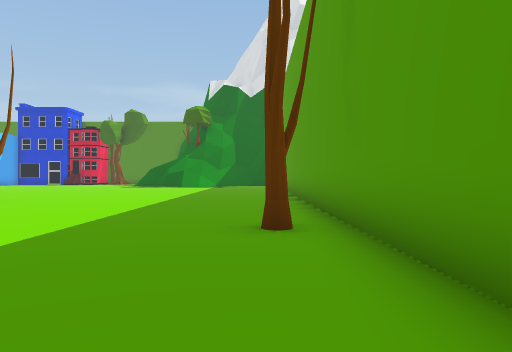
view 1 (above)

24 first-person views from a walk through a 3-D level made in the Unity game engine. The camera is 1.3 m above the floor, looks level and sees 70° across. The floor is counted in squares, 2 m on a side. Each view is taken from the middle of a square. On the plan, view 1 faces up. The plan holds only what a view shows up to about 11 squares ahead; the rest is blank. The place goes on beyond the plan. The player is left out. Some surface patterns are stand-ins.

view 2
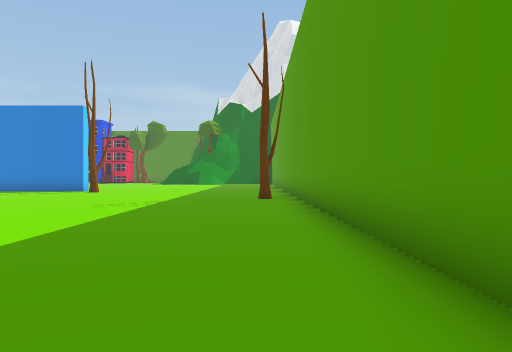

view 3
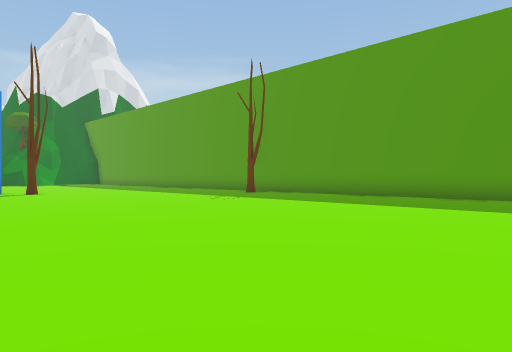

view 4
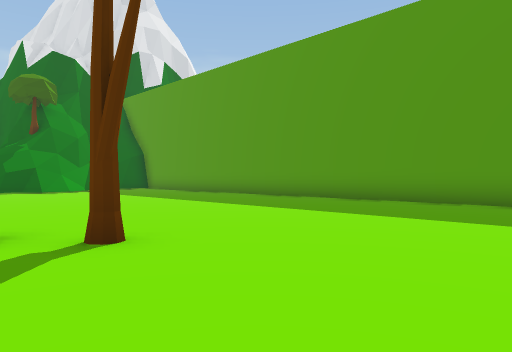

view 5
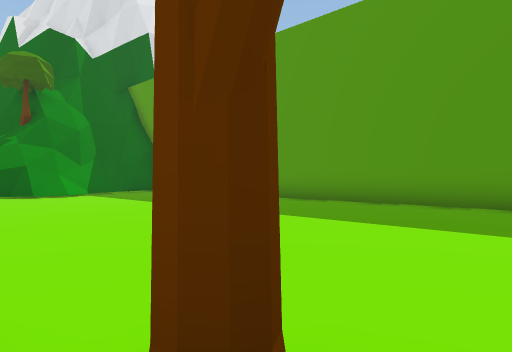

view 6
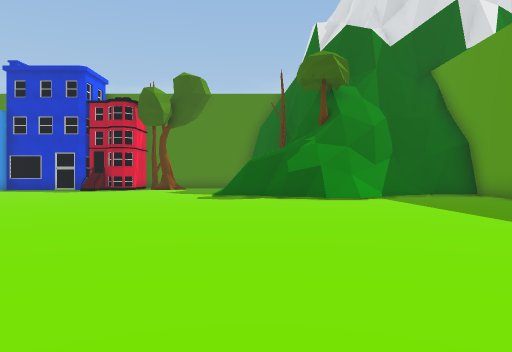

view 7
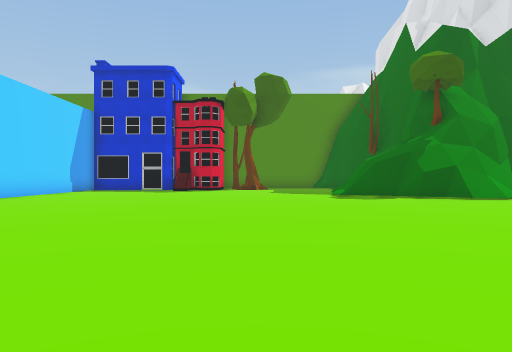

view 8
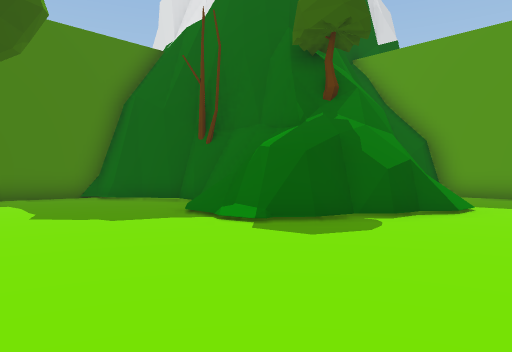

view 9
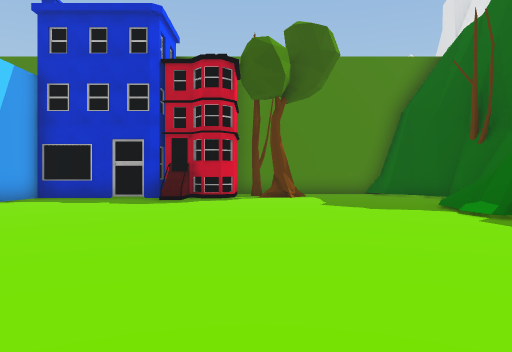

view 10
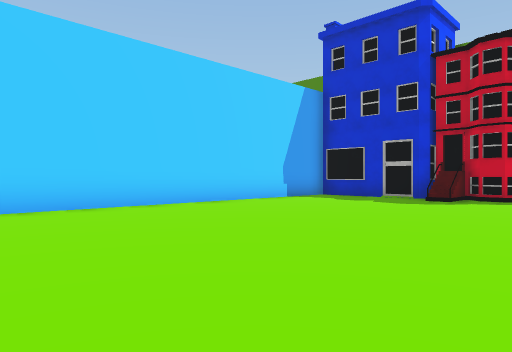

view 11
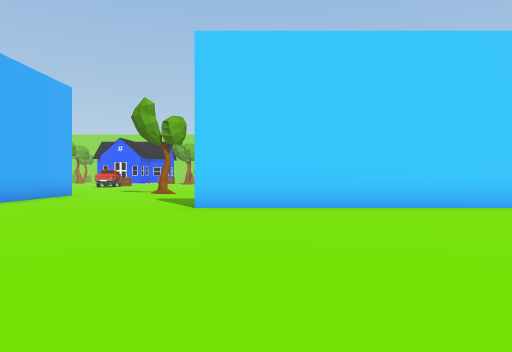

view 12
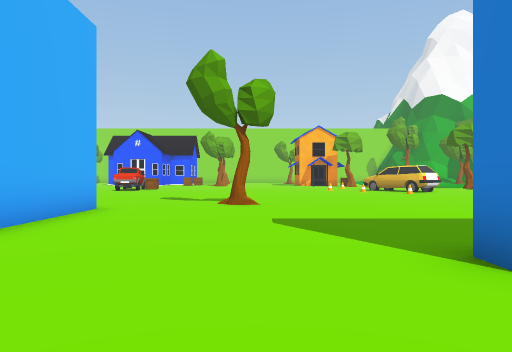

view 13
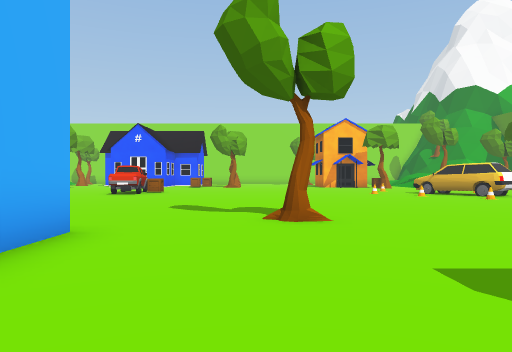

view 14
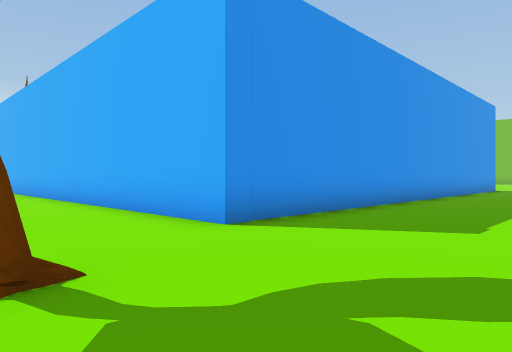

view 15
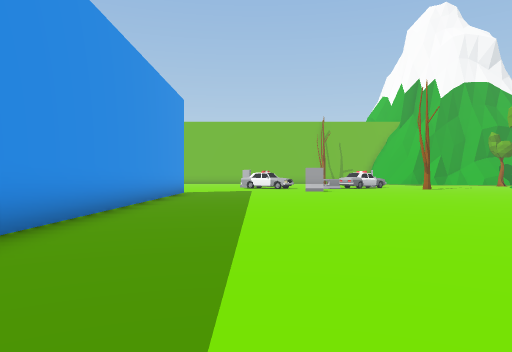

view 16
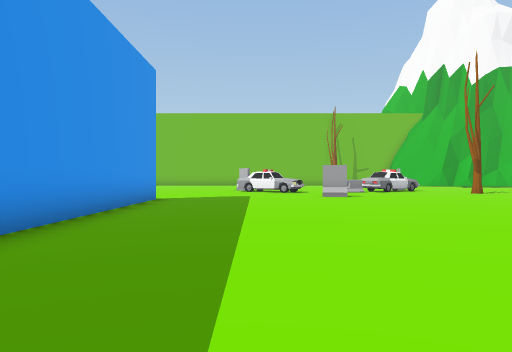

view 17
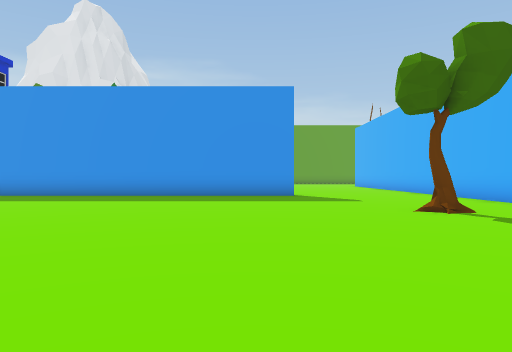

view 18
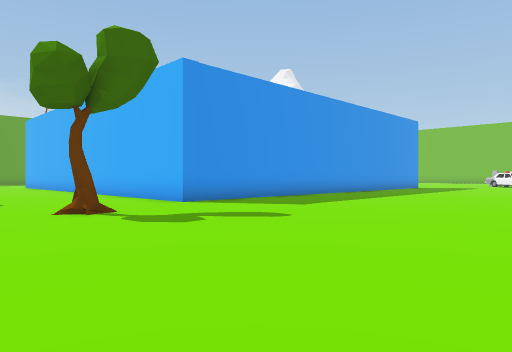

view 19
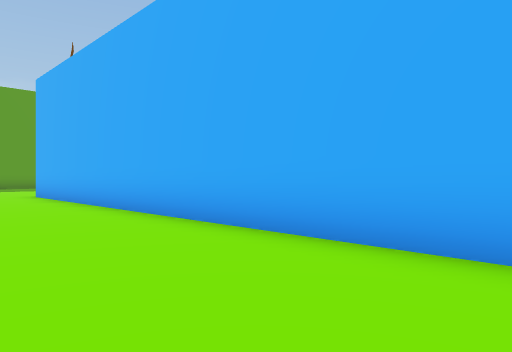

view 20
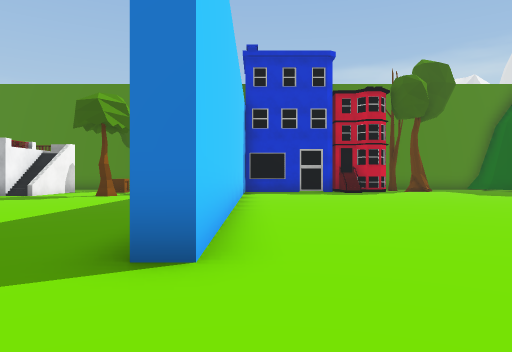

view 21
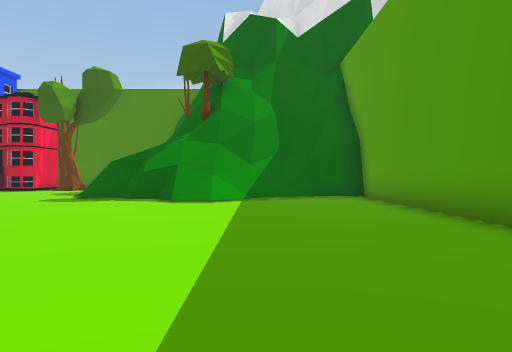

view 22
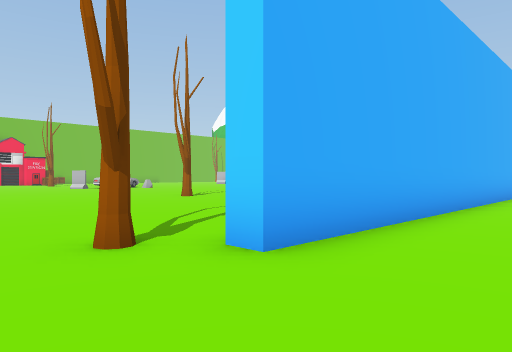

view 23
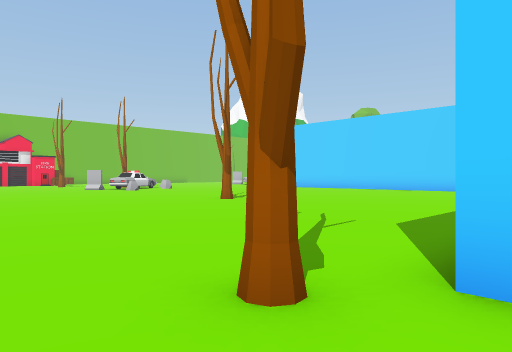

view 24
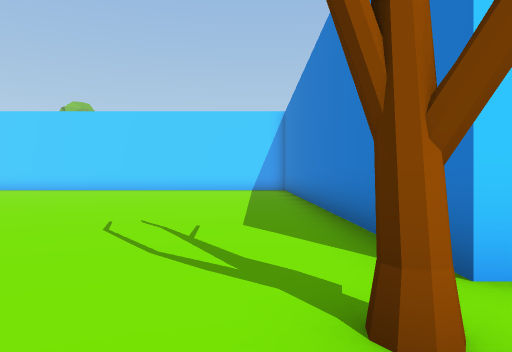

### Floor plan
Key: @ floor where view 1 was taken; # wall or solid block; . floor; / step, stairs or slope; = window, fence, low wall or low ledge; T tree; B building; O other object.
Columns run from 30 left of view 1 to 2 right of it. Each row starts with its distance up from view 1.
 30                      ####
 29                 B    ...#
 28                 #    ...##
 27             #B####B.T....#
 26             #..../.......#
 25             #.........../#
 24         T   #........../=#
 23       ......#........../###
 22       ......#..........###=######
 21        .....#..........=#=###...#
 20      .......#.............=.....#
 19  .O ........#...................#
 18  ...........#...................#
 17  ...........#...................#
 16 ............#...................#
 15 ............#...................#
 14 ................................#
 13 .......T........................#
 12 ................................#
 11  ...............................#
 10  ...............................#
  9  .......###############.#.......#
  8  .......#     ..................#
  7  .......#     ..................#
  6   ......#     ..................#
  5   ......#     ................#.#
  4  .......#     ..................#
  3  .......#     ..................#
  2 ........#     ....#.............#
  1 ........#     ..   .............#
  0 ........#           ..........@.#
 -1 ........#            ...........#
 -2 ........#            ...........#
 -3 ........#           ............#
 -4 ........#           ............#
 -5 ........#           ............
 -6 .........           ....      .

Where each view was taken, in squares from view 1:
view 1: 0 up, 0 right, facing up
view 2: 6 down, 0 right, facing up
view 3: 6 down, 10 left, facing up-right
view 4: 5 up, 8 left, facing up-right
view 5: 8 up, 7 left, facing up-right
view 6: 10 up, 6 left, facing up
view 7: 10 up, 10 left, facing up
view 8: 18 up, 11 left, facing up-right
view 9: 16 up, 11 left, facing up
view 10: 16 up, 10 left, facing up-left
view 11: 16 up, 10 left, facing left
view 12: 13 up, 15 left, facing left
view 13: 12 up, 18 left, facing left
view 14: 13 up, 26 left, facing down-right
view 15: 9 up, 25 left, facing down
view 16: 5 up, 25 left, facing down
view 17: 16 up, 30 left, facing right
view 18: 15 up, 30 left, facing down-right
view 19: 13 up, 20 left, facing down-right
view 20: 12 up, 17 left, facing up
view 21: 11 up, 2 left, facing up
view 22: 12 up, 5 left, facing down-left
view 23: 10 up, 5 left, facing down-left
view 24: 8 up, 5 left, facing left
